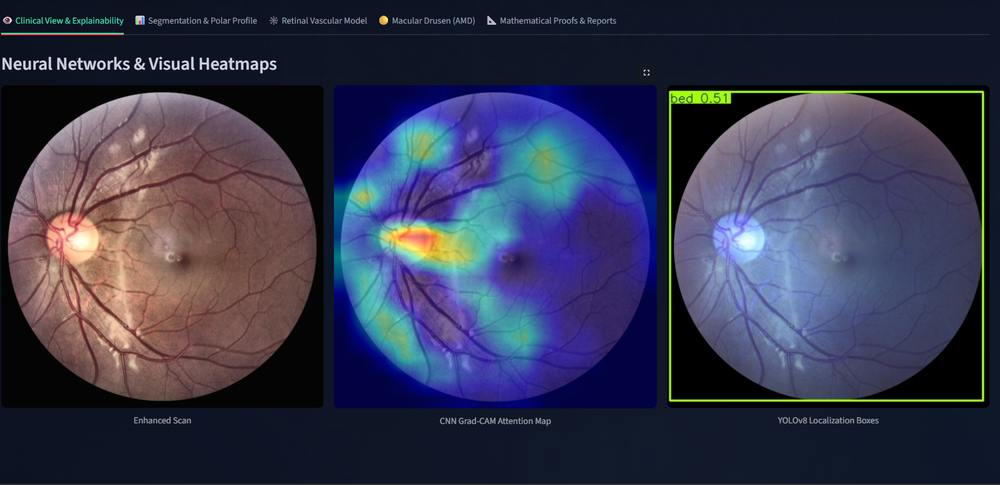
#> input picture assets/diagnostic-workstation.png, 1000 x 485 px, shrunk from 1737 x 842 before the run
$ python -i vessel_analysis.py   (imports and definitions only)
#> lines starting #> are read from the running program, lines starting #| are printed output that depends on the picture; after the words box and inside, x2 and y2 are one past the last pixel; in counts of white or black regions, pixels touching at a corner belong together
import cv2
import numpy as np
from scipy import ndimage


def extract_blood_vessels(image: np.ndarray) -> np.ndarray:
    """
    Extracts blood vessels from a fundus image using a high-precision green-channel
    CLAHE enhancement and adaptive thresholding process.

    Mathematical Background:
        Uses matched filtering for vessel enhancement:
        V(x, y) = I(x, y) * G(x, y; σ, θ)
        where G is a 2D Gaussian oriented at angle θ.
    """
    # 1. Extract green channel (highest contrast for blood vessels)
    green = image[:, :, 1]

    # 2. Enhance contrast using CLAHE
    clahe = cv2.createCLAHE(clipLimit=3.0, tileGridSize=(8, 8))
    contrast_enhanced = clahe.apply(green)

    # 3. Apply background exclusion
    background = cv2.medianBlur(contrast_enhanced, 25)
    subtracted = cv2.subtract(background, contrast_enhanced)

    # 4. Bilateral filtering
    filtered = cv2.bilateralFilter(subtracted, 9, 75, 75)

    # 5. Adaptive thresholding
    vessels_binary = cv2.adaptiveThreshold(
        filtered, 255, cv2.ADAPTIVE_THRESH_GAUSSIAN_C,
        cv2.THRESH_BINARY, 15, -2
    )

    # 6. Post-processing
    kernel = cv2.getStructuringElement(cv2.MORPH_ELLIPSE, (3, 3))
    cleaned_vessels = cv2.morphologyEx(vessels_binary, cv2.MORPH_OPEN, kernel)

    # Mask boundary artifacts
    gray = cv2.cvtColor(image, cv2.COLOR_RGB2GRAY)
    _, mask = cv2.threshold(gray, 10, 255, cv2.THRESH_BINARY)
    kernel_erode = cv2.getStructuringElement(cv2.MORPH_ELLIPSE, (15, 15))
    eroded_mask = cv2.erode(mask, kernel_erode)

    final_vessels = cv2.bitwise_and(cleaned_vessels, eroded_mask)
    return final_vessels


def calculate_vessel_density(vessel_mask: np.ndarray, roi_mask: np.ndarray = None) -> float:
    """
    Calculates blood vessel density (percentage of vessel pixels in the ROI).

    Mathematical Background:
        Density ρ = N_vessel / N_total
        where N_vessel is vessel pixels, N_total is total ROI pixels.
    """
    if roi_mask is not None:
        total_pixels = np.sum(roi_mask > 0)
        vessel_pixels = np.sum((vessel_mask > 0) & (roi_mask > 0))
    else:
        total_pixels = np.sum(vessel_mask >= 0)
        vessel_pixels = np.sum(vessel_mask > 0)

    if total_pixels == 0:
        return 0.0
    return float(vessel_pixels / total_pixels)


def calculate_vessel_tortuosity(vessel_mask: np.ndarray) -> dict:
    """
    Calculates tortuosity metrics for vessel segments.

    Mathematical Background:
        Tortuosity T = L_curve / L_chord
        Distance Metric (DM) = (L_curve - L_chord) / L_chord
        Inflection Count (IC) = number of direction changes
    """
    # Skeletonize
    skeleton = skeletonize(vessel_mask)

    # Find contours
    contours, _ = cv2.findContours(skeleton, cv2.RETR_LIST, cv2.CHAIN_APPROX_NONE)

    tortuosities = []
    distance_metrics = []
    inflection_counts = []

    for cnt in contours:
        arc_len = cv2.arcLength(cnt, closed=False)
        if arc_len < 30.0:
            continue

        p_start = cnt[0][0]
        p_end = cnt[-1][0]
        chord_len = np.linalg.norm(p_start - p_end)

        if chord_len > 5.0:
            t = arc_len / chord_len
            if t < 5.0:
                tortuosities.append(t)
                dm = (arc_len - chord_len) / chord_len
                distance_metrics.append(dm)
                ic = count_inflections(cnt)
                inflection_counts.append(ic)

    if len(tortuosities) == 0:
        return {
            "mean_tortuosity": 1.0,
            "max_tortuosity": 1.0,
            "mean_distance_metric": 0.0,
            "mean_inflection_count": 0,
            "segments": 0
        }

    return {
        "mean_tortuosity": float(np.mean(tortuosities)),
        "max_tortuosity": float(np.max(tortuosities)),
        "mean_distance_metric": float(np.mean(distance_metrics)),
        "mean_inflection_count": float(np.mean(inflection_counts)),
        "segments": len(tortuosities)
    }


def skeletonize(mask: np.ndarray) -> np.ndarray:
    """
    Skeletonizes a binary mask using morphological operations.

    Mathematical Background:
        Skeleton S(X) = ∪ (X ⊖ nB) \ (X ⊖ nB)∘B
        where ⊖ is erosion, ∘ is opening, B is structuring element.
    """
    if hasattr(cv2, 'ximgproc'):
        return cv2.ximgproc.thinning(mask)

    # Fallback: morphological skeletonization
    skeleton = np.zeros_like(mask)
    img = mask.copy()
    kernel = cv2.getStructuringElement(cv2.MORPH_CROSS, (3, 3))

    while True:
        eroded = cv2.erode(img, kernel)
        opened = cv2.morphologyEx(eroded, cv2.MORPH_OPEN, kernel)
        temp = cv2.subtract(eroded, opened)
        skeleton = cv2.bitwise_or(skeleton, temp)
        img = eroded.copy()

        if cv2.countNonZero(img) == 0:
            break

    return skeleton


# [30 lines left out: function count_inflections, not called in this run]


def calculate_fractal_dimension(vessel_mask: np.ndarray) -> dict:
    """
    Calculates fractal dimension using box-counting method.

    Mathematical Background:
        N(s) ∝ s^(-D)
        where N(s) is number of boxes of size s covering the set,
        D is fractal dimension.

        Estimated by linear regression of log(N(s)) vs log(1/s).
    """
    # Convert to binary
    binary = (vessel_mask > 0).astype(np.uint8)

    # Box sizes (powers of 2)
    sizes = [2, 4, 8, 16, 32, 64]

    counts = []
    for s in sizes:
        count = 0
        h, w = binary.shape
        for y in range(0, h, s):
            for x in range(0, w, s):
                box = binary[y:y+s, x:x+s]
                if np.any(box):
                    count += 1
        counts.append(count)

    # Remove zeros
    valid = [(s, c) for s, c in zip(sizes, counts) if c > 0]
    if len(valid) < 2:
        return {"fractal_dimension": 1.0, "r_squared": 0.0}

    sizes_valid, counts_valid = zip(*valid)

    # Linear regression in log-log space
    log_inv_s = np.log(1.0 / np.array(sizes_valid))
    log_n = np.log(np.array(counts_valid))

    # Compute regression
    n = len(log_inv_s)
    sum_x = np.sum(log_inv_s)
    sum_y = np.sum(log_n)
    sum_xy = np.sum(log_inv_s * log_n)
    sum_x2 = np.sum(log_inv_s ** 2)

    slope = (n * sum_xy - sum_x * sum_y) / (n * sum_x2 - sum_x ** 2)
    intercept = (sum_y - slope * sum_x) / n

    # R-squared
    y_pred = slope * log_inv_s + intercept
    ss_tot = np.sum((log_n - np.mean(log_n)) ** 2)
    ss_res = np.sum((log_n - y_pred) ** 2)
    r2 = 1 - (ss_res / ss_tot) if ss_tot > 0 else 0

    return {
        "fractal_dimension": float(slope),
        "r_squared": float(r2),
        "box_counts": counts,
        "box_sizes": sizes
    }


def analyze_branching(vessel_mask: np.ndarray) -> dict:
    """
    Analyzes vessel branching points and network structure.

    Mathematical Background:
        Branch point detection using pixel connectivity:
        C(p) = 0.5 * Σ |b_i - b_{i+1}|
        where b_i are 8-neighbor values in cyclic order.
        C(p) = 2 indicates branch point.
    """
    skeleton = skeletonize(vessel_mask)

    # Find branch points
    branch_points = 0
    endpoints = 0

    # 8-neighbor indices in clockwise order
    neighbors = [(-1, -1), (-1, 0), (-1, 1),
                 (0, 1), (1, 1), (1, 0),
                 (1, -1), (0, -1)]

    h, w = skeleton.shape
    for y in range(1, h - 1):
        for x in range(1, w - 1):
            if skeleton[y, x] == 0:
                continue

            # Get neighbor values
            vals = []
            for dy, dx in neighbors:
                vals.append(1 if skeleton[y + dy, x + dx] > 0 else 0)

            # Count transitions
            transitions = 0
            for i in range(8):
                if vals[i] != vals[(i + 1) % 8]:
                    transitions += 1

            # Classify point
            n_ones = sum(vals)
            if n_ones == 1:
                endpoints += 1
            elif n_ones >= 3 and transitions >= 4:
                branch_points += 1

    # Analyze segments
    contours, _ = cv2.findContours(skeleton, cv2.RETR_LIST, cv2.CHAIN_APPROX_NONE)

    total_length = 0.0
    lengths = []

    for cnt in contours:
        length = cv2.arcLength(cnt, closed=False)
        if length > 10:
            total_length += length
            lengths.append(length)

    if len(lengths) == 0:
        return {
            "branch_points": 0,
            "endpoints": 0,
            "total_length": 0.0,
            "mean_segment_length": 0.0,
            "branching_density": 0.0
        }

    area = np.sum(vessel_mask >= 0)
    branching_density = branch_points / (area / 1000000.0) if area > 0 else 0

    return {
        "branch_points": branch_points,
        "endpoints": endpoints,
        "total_length": float(total_length),
        "mean_segment_length": float(np.mean(lengths)),
        "max_segment_length": float(np.max(lengths)),
        "branching_density": float(branching_density)
    }


def calculate_vessel_caliber(vessel_mask: np.ndarray) -> dict:
    """
    Estimates vessel caliber (diameter) using distance transform.

    Mathematical Background:
        Distance transform D(p) = min distance to background
        Diameter ≈ 2*D(p) for vessel centerline points.
    """
    # Distance transform
    dist_transform = cv2.distanceTransform(vessel_mask, cv2.DIST_L2, 5)

    # Skeletonize
    skeleton = skeletonize(vessel_mask)

    # Get diameters at skeleton points
    diameters = []
    h, w = skeleton.shape
    for y in range(h):
        for x in range(w):
            if skeleton[y, x] > 0:
                diameter = 2.0 * dist_transform[y, x]
                if diameter > 0.5:
                    diameters.append(diameter)

    if len(diameters) == 0:
        return {
            "mean_caliber": 0.0,
            "max_caliber": 0.0,
            "min_caliber": 0.0,
            "std_caliber": 0.0
        }

    return {
        "mean_caliber": float(np.mean(diameters)),
        "max_caliber": float(np.max(diameters)),
        "min_caliber": float(np.min(diameters)),
        "std_caliber": float(np.std(diameters)),
        "percentiles": {
            "p5": float(np.percentile(diameters, 5)),
            "p25": float(np.percentile(diameters, 25)),
            "p50": float(np.percentile(diameters, 50)),
            "p75": float(np.percentile(diameters, 75)),
            "p95": float(np.percentile(diameters, 95))
        }
    }


def comprehensive_vessel_analysis(image: np.ndarray, roi_mask: np.ndarray = None) -> dict:
    """
    Performs comprehensive vessel analysis combining all metrics.
    """
    vessel_mask = extract_blood_vessels(image)

    density = calculate_vessel_density(vessel_mask, roi_mask)
    tortuosity = calculate_vessel_tortuosity(vessel_mask)
    fractal = calculate_fractal_dimension(vessel_mask)
    branching = analyze_branching(vessel_mask)
    caliber = calculate_vessel_caliber(vessel_mask)

    return {
        "density": density,
        "tortuosity": tortuosity,
        "fractal_dimension": fractal,
        "branching": branching,
        "caliber": caliber,
        "vessel_mask": vessel_mask
    }

>>> import cv2
>>> picture = cv2.cvtColor(cv2.imread('../../assets/diagnostic-workstation.png'), cv2.COLOR_BGR2RGB)
>>> result = comprehensive_vessel_analysis(picture)
#> in extract_blood_vessels, `background = cv2.medianBlur(contrast_enhanced, 25)`:
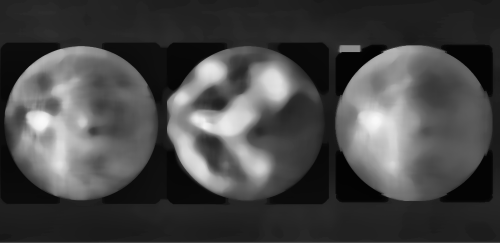
#> background: shape (485, 1000) (shown at 1/2 size); min 3, max 249, mean 69.8
#> in extract_blood_vessels, `vessels_binary = cv2.adaptiveThreshold( filtered, 255, cv2.ADAPTIVE_TH..`:
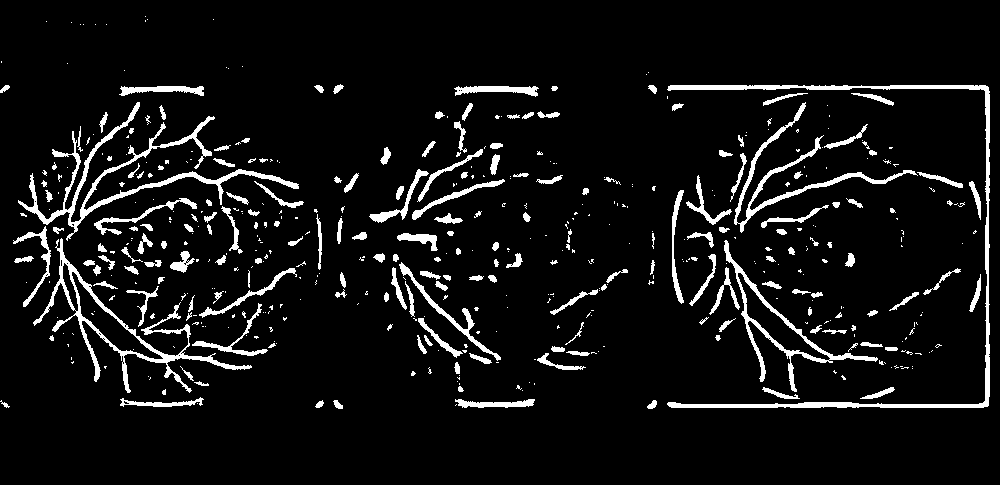
#> vessels_binary: shape (485, 1000); 7% white; 498 white regions (307 under 20 px), largest, box (x1, y1, x2, y2) and area: (667, 85, 990, 408) 3884, (18, 102, 299, 241) 3515, (33, 238, 252, 393) 2930
#> in extract_blood_vessels, `gray = cv2.cvtColor(image, cv2.COLOR_RGB2GRAY)`:
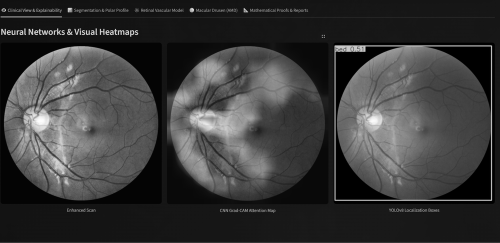
#> gray: shape (485, 1000) (shown at 1/2 size); min 0, max 254, mean 57.6
#> in extract_blood_vessels, `eroded_mask = cv2.erode(mask, kernel_erode)`:
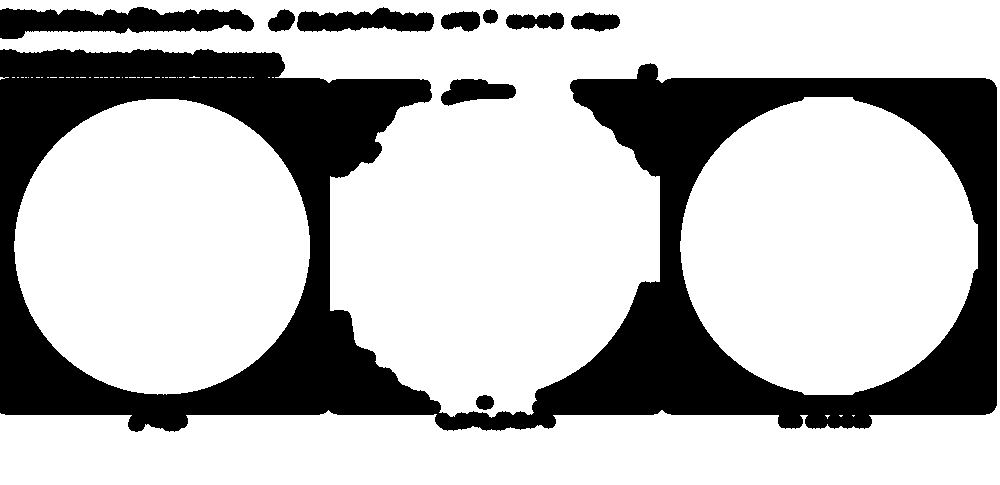
#> eroded_mask: shape (485, 1000); 71.9% white; 10 black regions, largest, box (x1, y1, x2, y2) and area: (0, 49, 997, 432) 124390, (0, 7, 254, 39) 5191, (297, 7, 434, 32) 2368
#> in extract_blood_vessels, `final_vessels = cv2.bitwise_and(cleaned_vessels, eroded_mask)`:
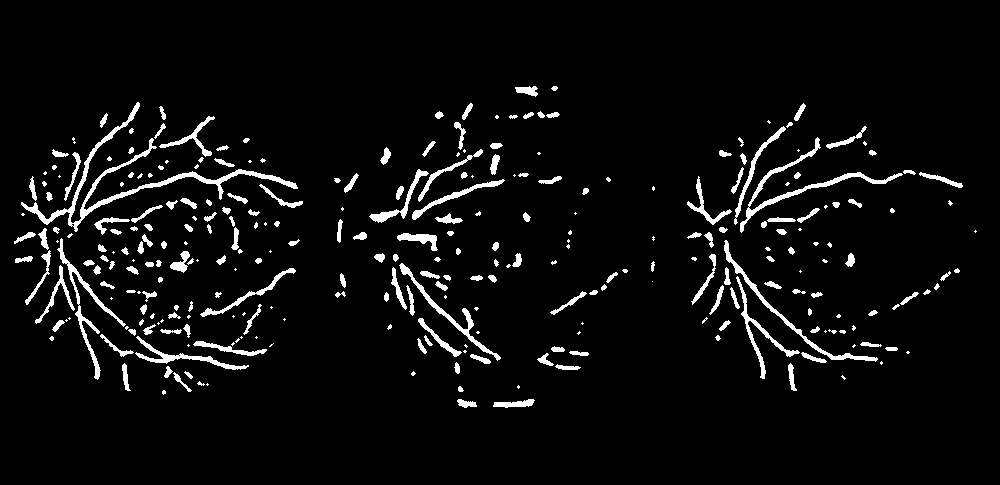
#> final_vessels: shape (485, 1000); 5% white; 300 white regions (102 under 20 px), largest, box (x1, y1, x2, y2) and area: (21, 102, 298, 232) 2490, (740, 137, 903, 233) 1216, (57, 238, 126, 380) 935
#> in calculate_vessel_density, `total_pixels = np.sum(vessel_mask >= 0)`: total_pixels = 485000
#> in calculate_vessel_density, `vessel_pixels = np.sum(vessel_mask > 0)`: vessel_pixels = 24154
#> in comprehensive_vessel_analysis, `density = calculate_vessel_density(vessel_mask, roi_mask)`: density = 0.0498
#> in skeletonize, `return cv2.ximgproc.thinning(mask)`:
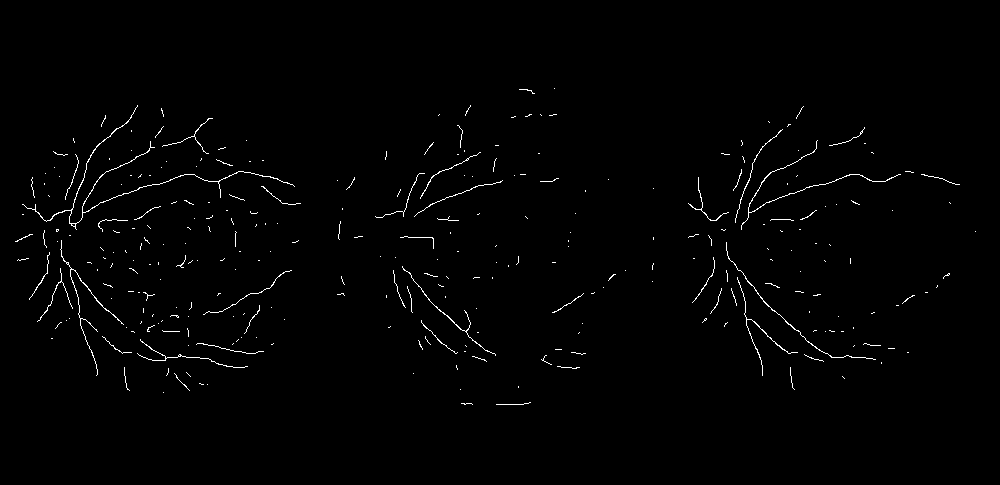
#> returned value: shape (485, 1000); 1% white in thin lines or dots, all inside (x1, y1, x2, y2) = (15, 88, 976, 405)
#> in calculate_vessel_tortuosity, `contours, _ = cv2.findContours(skeleton, cv2.RETR_LIST, cv2.CHAIN_APPR..`: contours = 306 contours, 300 with area under 20; largest, box (x1, y1, x2, y2) and area: (22, 105, 295, 230) 94, (60, 240, 124, 376) 39, (726, 242, 876, 360) 38, (402, 266, 496, 356) 35, (741, 140, 901, 230) 35, (737, 277, 798, 376) 28
#> the loop in calculate_vessel_tortuosity, `for cnt in contours:` made 306 passes
#> (cnt, arc_len) on passes 3 to 5: ([[163, 392]], 0), ([[460, 389]], 0), ([[518, 386], [518, 387]], 1)
#> after the loop in calculate_vessel_tortuosity, `for cnt in contours:`: distance_metrics = []
#> in comprehensive_vessel_analysis, `tortuosity = calculate_vessel_tortuosity(vessel_mask)`: tortuosity = {'mean_tortuosity': 1, 'max_tortuosity': 1, 'mean_distance_metric': 0, 'mean_inflection_count': 0, 'segments': 0}
#> after the loop in calculate_fractal_dimension, `for s in sizes:`: counts = [8386, 3307, 1447, 603, 222, 76]
#> in calculate_fractal_dimension, `valid = [(s, c) for s, c in zip(sizes, counts) if c > 0]`: valid = [(2, 8386), (4, 3307), (8, 1447), (16, 603), (32, 222), (64, 76)]
#> in calculate_fractal_dimension, `sizes_valid, counts_valid = zip(*valid)`: sizes_valid = (2, 4, 8, 16, 32, 64); counts_valid = (8386, 3307, 1447, 603, 222, 76)
#> in calculate_fractal_dimension, `log_inv_s = np.log(1.0 / np.array(sizes_valid))`: log_inv_s = [-0.693, -1.39, -2.08, -2.77, -3.47, -4.16]
#> in calculate_fractal_dimension, `log_n = np.log(np.array(counts_valid))`: log_n = [9.03, 8.1, 7.28, 6.4, 5.4, 4.33]
#> in calculate_fractal_dimension, `n = len(log_inv_s)`: n = 6
#> in calculate_fractal_dimension, `sum_x = np.sum(log_inv_s)`: sum_x = -14.56
#> in calculate_fractal_dimension, `sum_y = np.sum(log_n)`: sum_y = 40.55
#> in calculate_fractal_dimension, `sum_xy = np.sum(log_inv_s * log_n)`: sum_xy = -87.11
#> in calculate_fractal_dimension, `sum_x2 = np.sum(log_inv_s ** 2)`: sum_x2 = 43.72
#> in calculate_fractal_dimension, `slope = (n * sum_xy - sum_x * sum_y) / (n * sum_x2 - sum_x ** 2)`: slope = 1.34
#> in calculate_fractal_dimension, `intercept = (sum_y - slope * sum_x) / n`: intercept = 10.01
#> in calculate_fractal_dimension, `y_pred = slope * log_inv_s + intercept`: y_pred = [9.08, 8.15, 7.22, 6.29, 5.37, 4.44]
#> in calculate_fractal_dimension, `ss_tot = np.sum((log_n - np.mean(log_n)) ** 2)`: ss_tot = 15.12
#> in calculate_fractal_dimension, `ss_res = np.sum((log_n - y_pred) ** 2)`: ss_res = 0.0316
#> in calculate_fractal_dimension, `r2 = 1 - (ss_res / ss_tot) if ss_tot > 0 else 0`: r2 = 0.998
#> in comprehensive_vessel_analysis, `fractal = calculate_fractal_dimension(vessel_mask)`: fractal = {'fractal_dimension': 1.34, 'r_squared': 0.998, 'box_counts': [8386, 3307, 1447, 603, 222, 76], 'box_sizes': [2, 4, 8, 16, 32, 64]}
#> after the loop in analyze_branching, `for y in range(1, h - 1):`: branch_points = 1603; endpoints = 479
#> the loop in analyze_branching, `for cnt in contours:` made 306 passes
#> (length, total_length) on passes 1, 2, 10, 12, 13, 14, 15, 18: (23.49, 23.49), (68.66, 92.14), (45.6, 137.7), (14.66, 152.4), (46.31, 198.7), (49.73, 248.4), (45.49, 293.9), (31.14, 325.1)
#> after the loop in analyze_branching, `for cnt in contours:`: lengths = 121 values, max 1230.5 at index 119, min 10.24 at index 37, mean 74.58; total_length = 9024.7
#> in analyze_branching, `area = np.sum(vessel_mask >= 0)`: area = 485000
#> in analyze_branching, `branching_density = branch_points / (area / 1000000.0) if area > 0 els..`: branching_density = 3305.2
#> in comprehensive_vessel_analysis, `branching = analyze_branching(vessel_mask)`: branching = {'branch_points': 1603, 'endpoints': 479, 'total_length': 9024.7, 'mean_segment_length': 74.58, 'max_segment_length': 1230.5, 'branching_density': 3305.2}
#> in calculate_vessel_caliber, `dist_transform = cv2.distanceTransform(vessel_mask, cv2.DIST_L2, 5)`:
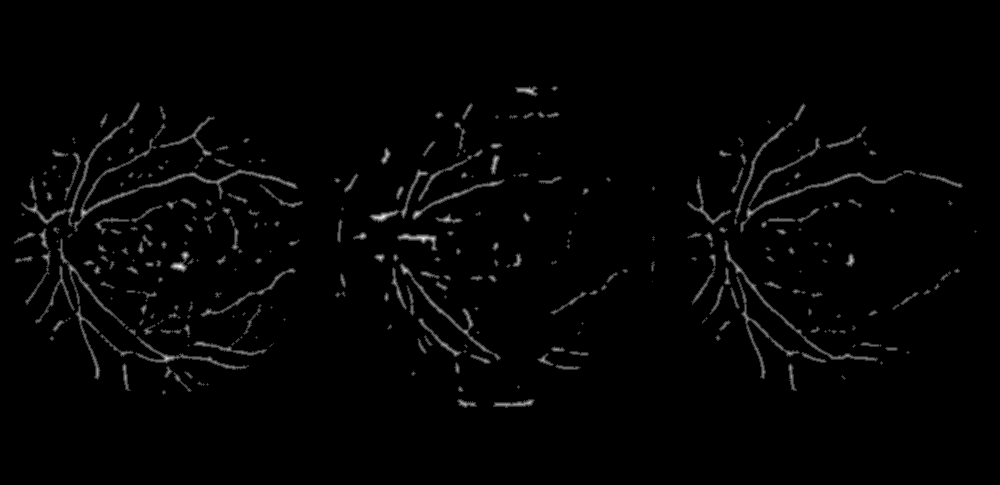
#> dist_transform: shape (485, 1000) float32; min 0, max 5, mean 0.074; drawn with min black and max white
#> after the loop in calculate_vessel_caliber, `for y in range(h):`: diameters = 4953 values, max 9.99 at index 2059, min 2 at index 42, mean 4.15
#> in comprehensive_vessel_analysis, `caliber = calculate_vessel_caliber(vessel_mask)`: caliber = 5 items
#> result = 6 items
